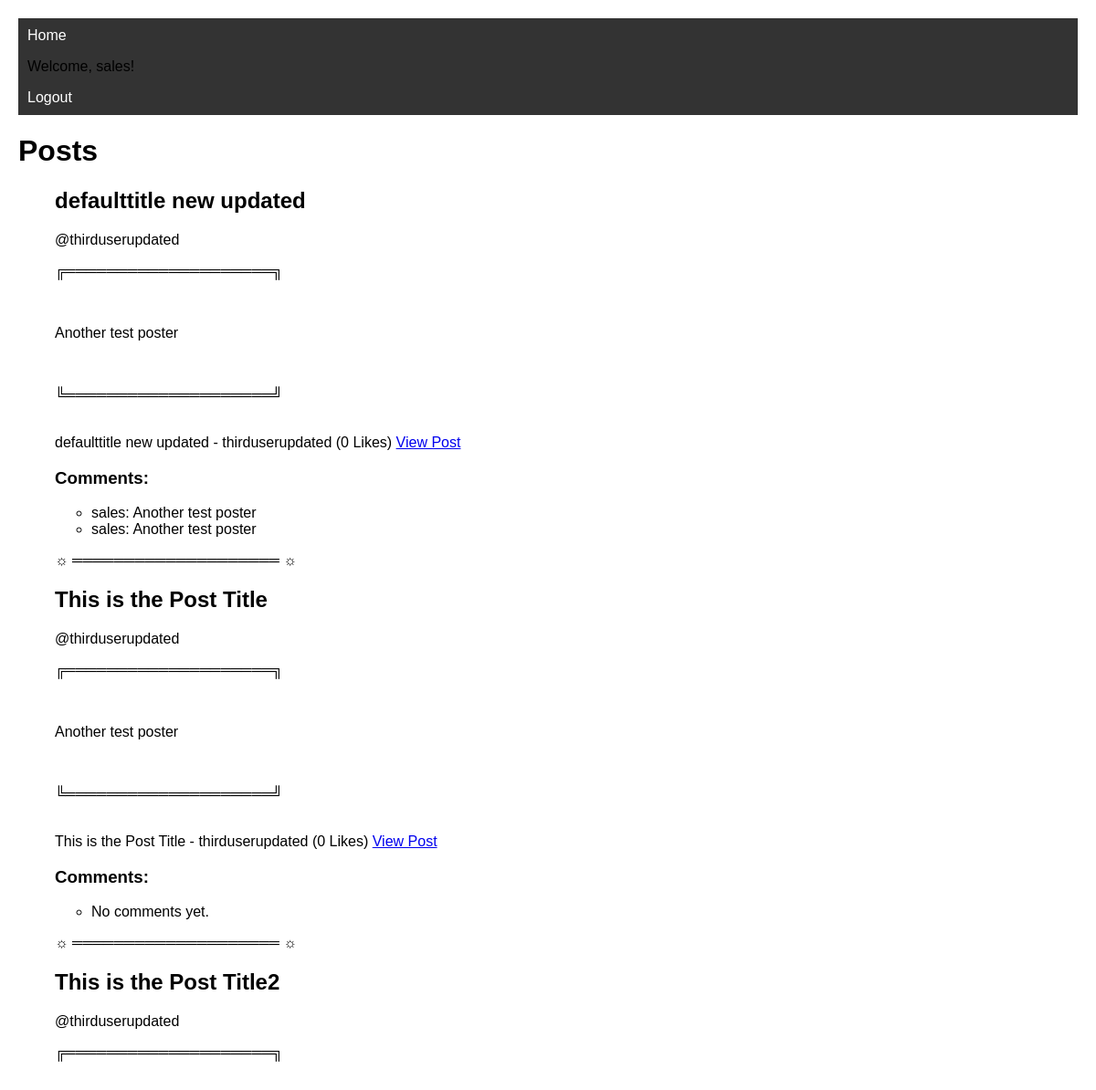
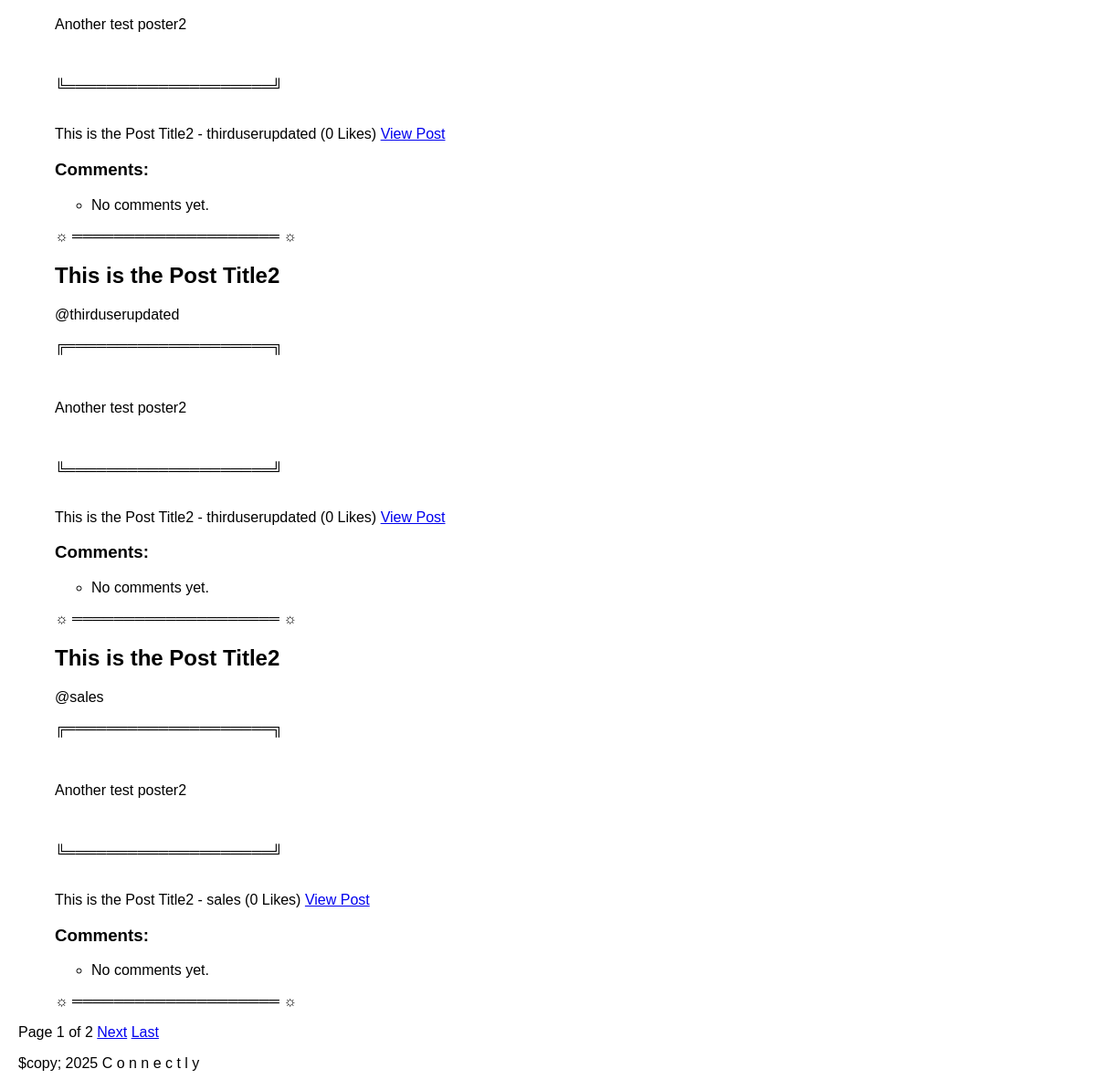
The page /posts/ (signed in) on the database as committed earlier (2 pictures, top to bottom).
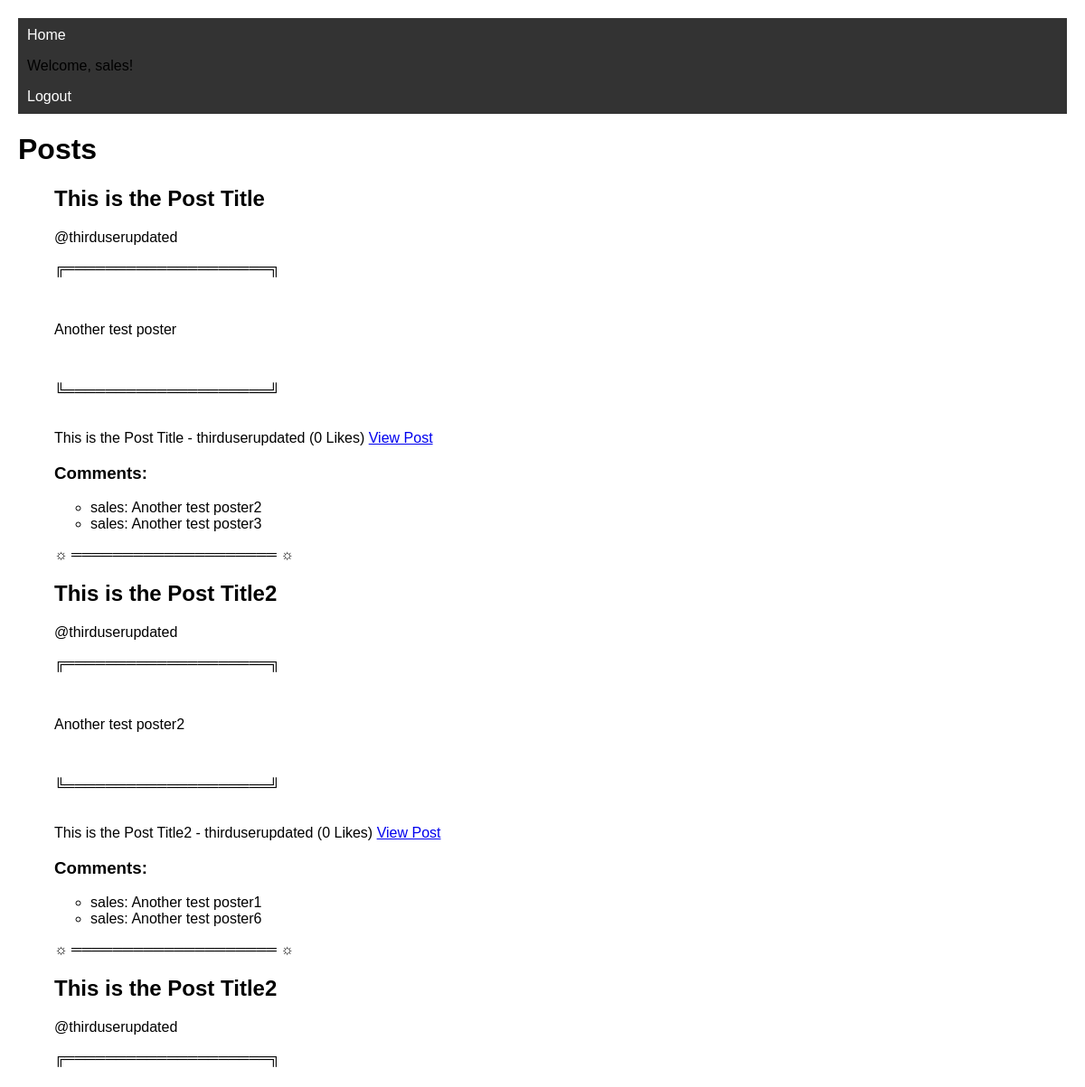
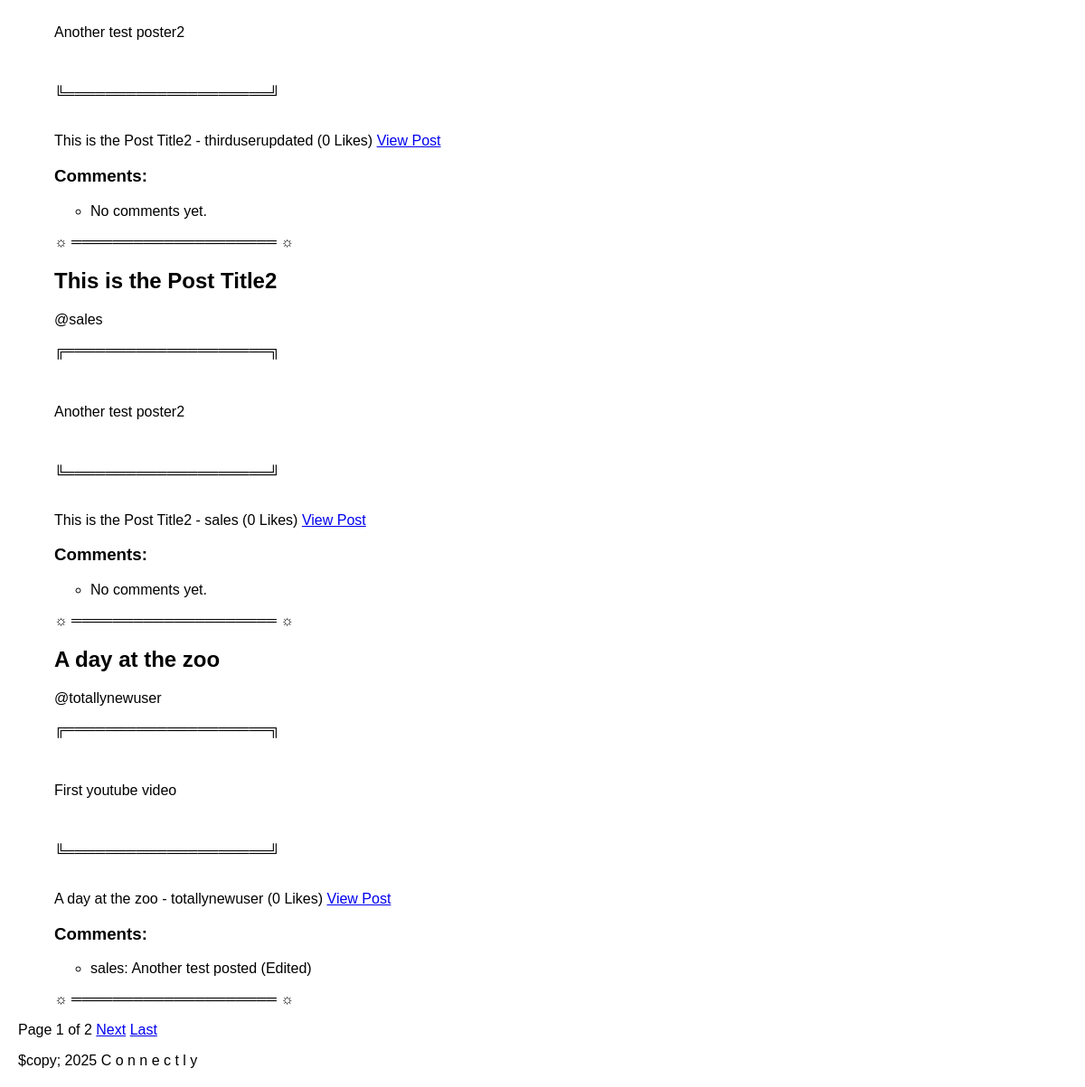
The same page on the database as committed later (2 pictures, top to bottom).
### posts/models.py (models this page shows, shortened)
class Post (models.Model):
    POST_TYPES = {
        'text': 'Text Post',
        'image': 'Image Post',
        'video': 'Video Post'
    }
    author = models.ForeignKey(User, on_delete=models.CASCADE, default=1)
    post_type = models.CharField(max_length=10, choices=POST_TYPES.items(), default='text')
    title = models.CharField(max_length=255, default='defaulttitle')  # Title field added
    content = models.TextField(blank=True, null=True)
    likes = models.ManyToManyField(User, related_name="liked_posts", blank=True)
    metadata = models.JSONField(default=dict, blank=True, null=True)
    created_at = models.DateTimeField(auto_now_add=True)
    def total_likes(self):
        return self.likes.count()

class Comment(models.Model):
    text = models.TextField()
    author = models.ForeignKey(User, related_name= 'comments', on_delete=models.CASCADE, default=2)
    post = models.ForeignKey(Post, related_name='comments', on_delete=models.CASCADE)
    created_at = models.DateTimeField(auto_now_add=True)

### posts/views.py (the view)
# urls.py: path('posts/', post_list, name="post-list"),
@login_required
def post_list(request):
    posts = Post.objects.all() #to order posts
    paginator = Paginator(posts, 5) # Going to be showing 5 posts per page
    page_number = request.GET.get('page')
    posts = paginator.get_page(page_number)
    return render(request, 'index.html', {'posts': posts})

### posts/templates/index.html (shortened to what this page needs)
{% extends "base.html" %}
{% block content %}
    <h1>Posts</h1>
        <ul id="post-list">
            {% for post in posts %}
                <div class="post-header">
                    <h2>{{ post.title }}</h2>
                    <p> @{{post.author }}</p>
                </div>
                <p>╔════════════════════╗</p>
                <br>
                <p>{{ post.content }}</p>
                <br>
                <p>╚════════════════════╝</p>
                <br>
                {{ post.title }} - {{ post.author }} ({{ post.total_likes }} Likes)
                <a href="{% url 'post_detail' post.id %}">View Post</a>
                <h3>Comments:</h3>
                <ul>
                    {% for comment in post.comments.all %}
                        <li>{{ comment.author }}: {{ comment.text }}</li>
                    {% empty %}
                        <li>No comments yet.</li>
                    {% endfor %}
                </ul>
                <p>☼ ════════════════════ ☼  </p>
            {% empty %}
                <p>No posts available.</p>
            {% endfor %}
        </ul>
        <div class="pagination">
            <span>Page {{ posts.number }} of {{ posts.paginator.num_pages }}</span>
            {% if posts.has_next %}
                <a href="?page={{ posts.next_page_number }}">Next</a>
                <a href="?page={{ posts.paginator.num_pages }}">Last</a>
            {% endif %}
        </div>
{% endblock %}

### posts/templates/base.html (shortened to what this page needs)
<!DOCTYPE html>
<html lang="en">
<head>
</head>
<body>
    <nav>
        <a href="{% url 'post-list'}"> Home </a>
        {% if user.is_authenticated %}
        <p>Welcome, {{ user.username }}!</p>
            <a href="{% url 'logout' %}">Logout</a>
    </nav>
    <main>
        {% block content %}
        {% endblock %}
    </main>
    <footer>
        <p> $copy; 2025 C o n n e c t l y </p>
    </footer>
</body>
</html>

### posts/templates/base.html (style rules this page uses)
body { font-family: Arial, sans-serif; margin: 20px; }
nav { background: #333; padding: 10px; }
nav a { color: white; margin-right: 10px; text-decoration: none; }

Rows that differ between the two databases and show on the page:
removed Post: title "defaulttitle new updated", author "thirduserupdated", content "Another test poster", total_likes "0"
removed Comment: author "sales", text "Another test poster", shown under "defaulttitle new updated"
removed Comment: author "sales", text "Another test poster", shown under "defaulttitle new updated"
shown differently, row unchanged: Post "This is the Post Title": no longer shows "No comments yet."
added Comment: author "sales", text "Another test poster2", shown under Post "This is the Post Title"
added Comment: author "sales", text "Another test poster3", shown under Post "This is the Post Title"
shown differently, row unchanged: Post (number 2 of 5 on the later page): no longer shows "No comments yet."
added Comment: author "sales", text "Another test poster1", shown under Post (number 2 of 5 on the later page)
added Comment: author "sales", text "Another test poster6", shown under Post (number 2 of 5 on the later page)
now on this page (row unchanged): Post: title "A day at the zoo", author "totallynewuser", content "First youtube video", total_likes "0"
added Comment: author "sales", text "Another test posted (Edited)", shown under "A day at the zoo"
